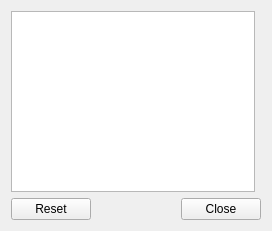
<?xml version="1.0" encoding="UTF-8"?>
<ui version="4.0">
 <class>RazorConfigDialog</class>
 <widget class="QWidget" name="RazorConfigDialog">
  <property name="geometry">
   <rect>
    <x>0</x>
    <y>0</y>
    <width>272</width>
    <height>231</height>
   </rect>
  </property>
  <property name="windowTitle">
   <string>Dialog</string>
  </property>
  <layout class="QVBoxLayout" name="verticalLayout">
   <item>
    <layout class="QHBoxLayout" name="horizontalLayout">
     <item>
      <widget class="PageSelectWidget" name="moduleList">
       <property name="horizontalScrollBarPolicy">
        <enum>Qt::ScrollBarAlwaysOff</enum>
       </property>
      </widget>
     </item>
     <item>
      <layout class="QVBoxLayout" name="verticalLayout_3">
       <item>
        <widget class="QStackedWidget" name="stackedWidget">
         <property name="currentIndex">
          <number>-1</number>
         </property>
        </widget>
       </item>
      </layout>
     </item>
    </layout>
   </item>
   <item>
    <widget class="QDialogButtonBox" name="buttons">
     <property name="orientation">
      <enum>Qt::Horizontal</enum>
     </property>
     <property name="standardButtons">
      <set>QDialogButtonBox::Close|QDialogButtonBox::Reset</set>
     </property>
    </widget>
   </item>
  </layout>
 </widget>
 <customwidgets>
  <customwidget>
   <class>PageSelectWidget</class>
   <extends>QListWidget</extends>
   <header location="global">pageselectwidget.h</header>
  </customwidget>
 </customwidgets>
 <tabstops>
  <tabstop>moduleList</tabstop>
  <tabstop>buttons</tabstop>
 </tabstops>
 <resources/>
 <connections>
  <connection>
   <sender>moduleList</sender>
   <signal>currentRowChanged(int)</signal>
   <receiver>stackedWidget</receiver>
   <slot>setCurrentIndex(int)</slot>
   <hints>
    <hint type="sourcelabel">
     <x>150</x>
     <y>123</y>
    </hint>
    <hint type="destinationlabel">
     <x>344</x>
     <y>117</y>
    </hint>
   </hints>
  </connection>
 </connections>
</ui>
